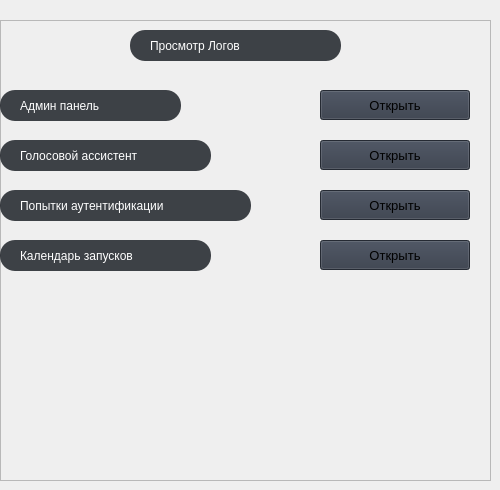
                     <widget class="QWidget" name="home">
                      <property name="styleSheet">
                       <string notr="true">
background-repeat: no-repeat;</string>
                      </property>
                      <widget class="QWidget" name="verticalLayoutWidget">
                       <property name="geometry">
                        <rect>
                         <x>0</x>
                         <y>20</y>
                         <width>491</width>
                         <height>461</height>
                        </rect>
                       </property>
                       <layout class="QVBoxLayout" name="verticalLayout_21">
                        <item>
                         <widget class="QFrame" name="frame">
                          <property name="frameShape">
                           <enum>QFrame::StyledPanel</enum>
                          </property>
                          <property name="frameShadow">
                           <enum>QFrame::Raised</enum>
                          </property>
                          <widget class="QFrame" name="frame_2">
                           <property name="geometry">
                            <rect>
                             <x>130</x>
                             <y>10</y>
                             <width>211</width>
                             <height>31</height>
                            </rect>
                           </property>
                           <property name="styleSheet">
                            <string notr="true">background-color: rgba(33, 37, 43, 220);
border-radius: 15px;</string>
                           </property>
                           <property name="frameShape">
                            <enum>QFrame::StyledPanel</enum>
                           </property>
                           <property name="frameShadow">
                            <enum>QFrame::Raised</enum>
                           </property>
                           <widget class="QLabel" name="label_3">
                            <property name="geometry">
                             <rect>
                              <x>20</x>
                              <y>0</y>
                              <width>191</width>
                              <height>31</height>
                             </rect>
                            </property>
                            <property name="styleSheet">
                             <string notr="true">background-color: rgba(31, 21, 65, 0);
color: rgb(255, 255, 255);
font: 700 15pt &quot;Berlin Sans FB Demi&quot;;</string>
                            </property>
                            <property name="text">
                             <string>Просмотр Логов</string>
                            </property>
                           </widget>
                          </widget>
                          <widget class="QFrame" name="frame_3">
                           <property name="geometry">
                            <rect>
                             <x>0</x>
                             <y>70</y>
                             <width>181</width>
                             <height>31</height>
                            </rect>
                           </property>
                           <property name="styleSheet">
                            <string notr="true">background-color: rgba(33, 37, 43, 220);
border-radius: 15px;</string>
                           </property>
                           <property name="frameShape">
                            <enum>QFrame::StyledPanel</enum>
                           </property>
                           <property name="frameShadow">
                            <enum>QFrame::Raised</enum>
                           </property>
                           <widget class="QLabel" name="label_4">
                            <property name="geometry">
                             <rect>
                              <x>20</x>
                              <y>0</y>
                              <width>161</width>
                              <height>31</height>
                             </rect>
                            </property>
                            <property name="styleSheet">
                             <string notr="true">background-color: rgba(31, 21, 65, 0);
color: rgb(255, 255, 255);
font: 700 12pt &quot;Berlin Sans FB Demi&quot;;</string>
                            </property>
                            <property name="text">
                             <string>Админ панель</string>
                            </property>
                           </widget>
                          </widget>
                          <widget class="QFrame" name="frame_4">
                           <property name="geometry">
                            <rect>
                             <x>0</x>
                             <y>120</y>
                             <width>211</width>
                             <height>31</height>
                            </rect>
                           </property>
                           <property name="styleSheet">
                            <string notr="true">background-color: rgba(33, 37, 43, 220);
border-radius: 15px;</string>
                           </property>
                           <property name="frameShape">
                            <enum>QFrame::StyledPanel</enum>
                           </property>
                           <property name="frameShadow">
                            <enum>QFrame::Raised</enum>
                           </property>
                           <widget class="QLabel" name="label_5">
                            <property name="geometry">
                             <rect>
                              <x>20</x>
                              <y>0</y>
                              <width>191</width>
                              <height>31</height>
                             </rect>
                            </property>
                            <property name="styleSheet">
                             <string notr="true">background-color: rgba(31, 21, 65, 0);
color: rgb(255, 255, 255);
font: 700 12pt &quot;Berlin Sans FB Demi&quot;;</string>
                            </property>
                            <property name="text">
                             <string>Голосовой ассистент</string>
                            </property>
                           </widget>
                          </widget>
                          <widget class="QFrame" name="frame_5">
                           <property name="geometry">
                            <rect>
                             <x>0</x>
                             <y>170</y>
                             <width>251</width>
                             <height>31</height>
                            </rect>
                           </property>
                           <property name="styleSheet">
                            <string notr="true">background-color: rgba(33, 37, 43, 220);
border-radius: 15px;</string>
                           </property>
                           <property name="frameShape">
                            <enum>QFrame::StyledPanel</enum>
                           </property>
                           <property name="frameShadow">
                            <enum>QFrame::Raised</enum>
                           </property>
                           <widget class="QLabel" name="label_6">
                            <property name="geometry">
                             <rect>
                              <x>20</x>
                              <y>0</y>
                              <width>221</width>
                              <height>31</height>
                             </rect>
                            </property>
                            <property name="styleSheet">
                             <string notr="true">background-color: rgba(31, 21, 65, 0);
color: rgb(255, 255, 255);
font: 700 12pt &quot;Berlin Sans FB Demi&quot;;</string>
                            </property>
                            <property name="text">
                             <string>Попытки аутентификации</string>
                            </property>
                           </widget>
                          </widget>
                          <widget class="QPushButton" name="Log_admin_button">
                           <property name="geometry">
                            <rect>
                             <x>320</x>
                             <y>70</y>
                             <width>150</width>
                             <height>30</height>
                            </rect>
                           </property>
                           <property name="minimumSize">
                            <size>
                             <width>150</width>
                             <height>30</height>
                            </size>
                           </property>
                           <property name="font">
                            <font>
                             <family>Segoe UI</family>
                             <pointsize>10</pointsize>
                             <italic>false</italic>
                             <bold>false</bold>
                            </font>
                           </property>
                           <property name="cursor">
                            <cursorShape>PointingHandCursor</cursorShape>
                           </property>
                           <property name="styleSheet">
                            <string notr="true">background-color: rgb(52, 59, 72);</string>
                           </property>
                           <property name="text">
                            <string>Открыть</string>
                           </property>
                           <property name="icon">
                            <iconset resource="resources.qrc">
                             <normaloff>:/icons/images/icons/cil-folder-open.png</normaloff>:/icons/images/icons/cil-folder-open.png</iconset>
                           </property>
                          </widget>
                          <widget class="QPushButton" name="Log_voice_button">
                           <property name="geometry">
                            <rect>
                             <x>320</x>
                             <y>120</y>
                             <width>150</width>
                             <height>30</height>
                            </rect>
                           </property>
                           <property name="minimumSize">
                            <size>
                             <width>150</width>
                             <height>30</height>
                            </size>
                           </property>
                           <property name="font">
                            <font>
                             <family>Segoe UI</family>
                             <pointsize>10</pointsize>
                             <italic>false</italic>
                             <bold>false</bold>
                            </font>
                           </property>
                           <property name="cursor">
                            <cursorShape>PointingHandCursor</cursorShape>
                           </property>
                           <property name="styleSheet">
                            <string notr="true">background-color: rgb(52, 59, 72);</string>
                           </property>
                           <property name="text">
                            <string>Открыть</string>
                           </property>
                           <property name="icon">
                            <iconset resource="resources.qrc">
                             <normaloff>:/icons/images/icons/cil-folder-open.png</normaloff>:/icons/images/icons/cil-folder-open.png</iconset>
                           </property>
                          </widget>
                          <widget class="QPushButton" name="Log_auth_button">
                           <property name="geometry">
                            <rect>
                             <x>320</x>
                             <y>170</y>
                             <width>150</width>
                             <height>30</height>
                            </rect>
                           </property>
                           <property name="minimumSize">
                            <size>
                             <width>150</width>
                             <height>30</height>
                            </size>
                           </property>
                           <property name="font">
                            <font>
                             <family>Segoe UI</family>
                             <pointsize>10</pointsize>
                             <italic>false</italic>
                             <bold>false</bold>
                            </font>
                           </property>
                           <property name="cursor">
                            <cursorShape>PointingHandCursor</cursorShape>
                           </property>
                           <property name="styleSheet">
                            <string notr="true">background-color: rgb(52, 59, 72);</string>
                           </property>
                           <property name="text">
                            <string>Открыть</string>
                           </property>
                           <property name="icon">
                            <iconset resource="resources.qrc">
                             <normaloff>:/icons/images/icons/cil-folder-open.png</normaloff>:/icons/images/icons/cil-folder-open.png</iconset>
                           </property>
                          </widget>
                          <widget class="QFrame" name="frame_6">
                           <property name="geometry">
                            <rect>
                             <x>0</x>
                             <y>220</y>
                             <width>211</width>
                             <height>31</height>
                            </rect>
                           </property>
                           <property name="styleSheet">
                            <string notr="true">background-color: rgba(33, 37, 43, 220);
border-radius: 15px;</string>
                           </property>
                           <property name="frameShape">
                            <enum>QFrame::StyledPanel</enum>
                           </property>
                           <property name="frameShadow">
                            <enum>QFrame::Raised</enum>
                           </property>
                           <widget class="QLabel" name="label_7">
                            <property name="geometry">
                             <rect>
                              <x>20</x>
                              <y>0</y>
                              <width>171</width>
                              <height>31</height>
                             </rect>
                            </property>
                            <property name="styleSheet">
                             <string notr="true">background-color: rgba(31, 21, 65, 0);
color: rgb(255, 255, 255);
font: 700 12pt &quot;Berlin Sans FB Demi&quot;;</string>
                            </property>
                            <property name="text">
                             <string>Календарь запусков</string>
                            </property>
                           </widget>
                          </widget>
                          <widget class="QPushButton" name="Log_auth_calend_button">
                           <property name="geometry">
                            <rect>
                             <x>320</x>
                             <y>220</y>
                             <width>150</width>
                             <height>30</height>
                            </rect>
                           </property>
                           <property name="minimumSize">
                            <size>
                             <width>150</width>
                             <height>30</height>
                            </size>
                           </property>
                           <property name="font">
                            <font>
                             <family>Segoe UI</family>
                             <pointsize>10</pointsize>
                             <italic>false</italic>
                             <bold>false</bold>
                            </font>
                           </property>
                           <property name="cursor">
                            <cursorShape>PointingHandCursor</cursorShape>
                           </property>
                           <property name="styleSheet">
                            <string notr="true">background-color: rgb(52, 59, 72);</string>
                           </property>
                           <property name="text">
                            <string>Открыть</string>
                           </property>
                           <property name="icon">
                            <iconset resource="resources.qrc">
                             <normaloff>:/icons/images/icons/cil-folder-open.png</normaloff>:/icons/images/icons/cil-folder-open.png</iconset>
                           </property>
                          </widget>
                         </widget>
                        </item>
                       </layout>
                      </widget>
                     </widget>
